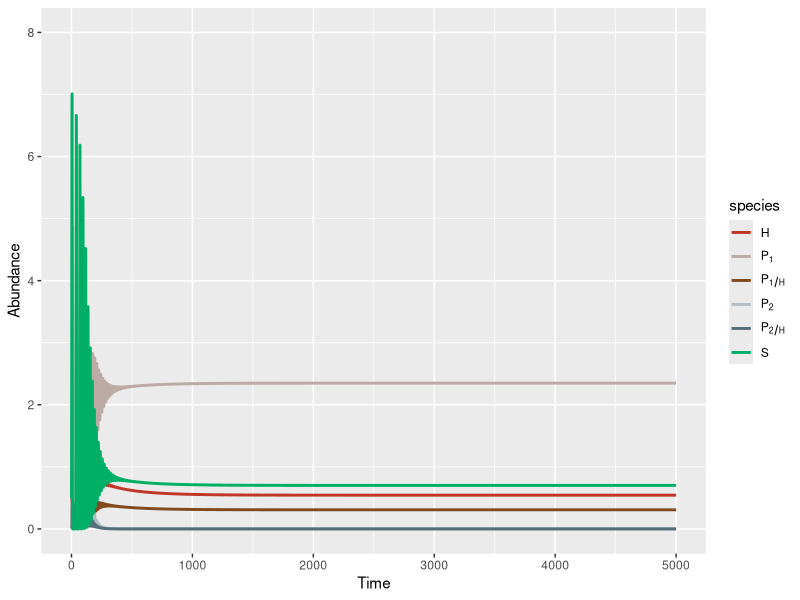
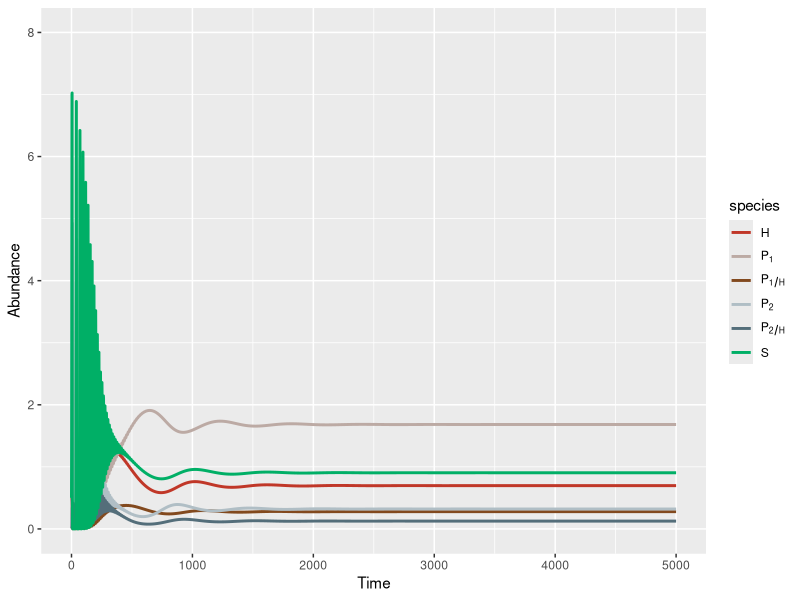
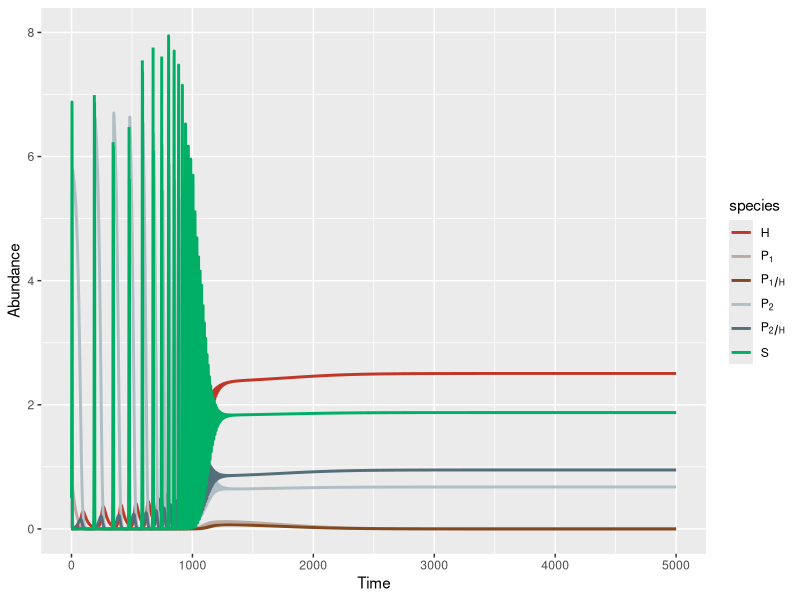
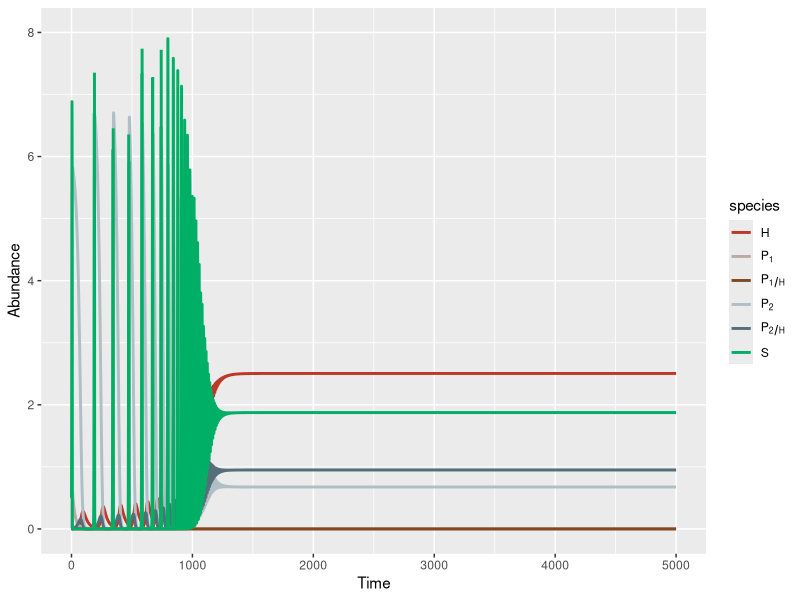

Recreate these plots in R, in order. (Note: this script raises an error after producing the figures.)
####LV model for project
library(deSolve)
library(tidyverse)
library(patchwork)

times <- seq(0, 5000, by = 0.1)

#state----
ini_High_H <- c(H = 0.5, P1H = 0, P2H = 0, P1 = 0.01, P2 = 0.01, S = 0.5) #ini_1 (P1win)
ini_Low_H <- c(H = 0.01, P1H = 0, P2H = 0, P1 = 0.01, P2 = 0.01, S = 0.5) #ini_2 (P2win)

#parms----
parms_E1H_E2H = 
  c(epsilon = 1,
    r = 1, K = 10,
    a1 = 0.35, a2 = 0.5, psi1 = 1, psi2 = 1, e1 = 0.5, e2 = 0.5,
    b1 = 0.2, b2 = 0.45, m1 = 0.03, m2 = 0.001, e1H = 0.5, e2H = 0.5,
    o1 = 0.8, o2 = 0.8, h1 = 1, h2 = 1, c1 = 0.9, c2 = 0.9, d = 0.03, DL = 0)
parms_EC_E2H = 
  c(epsilon = 1,
    r = 1, K = 10,
    a1 = 0.35, a2 = 0.5, psi1 = 1, psi2 = 1, e1 = 0.5, e2 = 0.5,
    b1 = 0.2, b2 = 0.45, m1 = 0.045, m2 = 0.001, e1H = 0.5, e2H = 0.5,
    o1 = 0.8, o2 = 0.8, h1 = 1, h2 = 1, c1 = 0.9, c2 = 0.9, d = 0.03, DL = 0)

#Time Series----
TimeSeries = function(times, state, parms){
  M2 <- function(times, state, parms) {
    with(as.list(c(state, parms)), {
      dH_dt = (h1 * o1 * P1H) + (h2 * o2 * P2H) - (c1 * b1 * P1 + c2 * b2 * P2) * H - (d * H)
      dP1H_dt = (b1 * P1 * H) + DL * (e1H * psi1 * a1 * P1H * S) - (o1 + m1) * P1H
      dP2H_dt = (b2 * P2 * H) + DL * (e2H * psi2 * a2 * P2H * S) - (o2 + m2) * P2H
      dP1_dt = (e1 * a1 * P1) * S - (b1 * P1) * H + (1 - DL) * (e1H * psi1 * a1 * P1H * S) - m1 * P1
      dP2_dt = (e2 * a2 * P2) * S - (b2 * P2) * H + (1 - DL) * (e2H * psi2 * a2 * P2H * S) - m2 * P2
      dS_dt = (r * S * (1-S/K) - (a1 * P1 + a2 * P2 + psi1 * a1 * P1H + psi2 * a2 * P2H) * S)
      return(list(c(dH_dt, dP1H_dt, dP2H_dt, dP1_dt, dP2_dt, dS_dt)))
    })
  }
  pop_size = ode(func = M2, times = times, y = state, parms = parms)
  pop_size %>%
    as.data.frame() %>%
    filter(time %% 1 == 0) %>%
    pivot_longer(cols = c("H", "P1H", "P2H", "P1", "P2", "S"),
                 names_to = "species", values_to = "biomass") %>%
    ggplot(mapping = aes(x = time, y = biomass, color = species)) +
    labs(x = "Time", y = "Abundance") +
    geom_line(lwd = 1) +
    scale_y_continuous(limits = c(0, 8))+
    scale_colour_manual(labels = c("H" = "H", "P1" = expression(P[1]), "P1H" = expression(P[1/H]), "P2" = expression(P[2]), "P2H" = expression(P[2/H]), "S" = "S"),
                        values = c("H" = "#C03728", "P1" = "#BCAAA4", "P1H" = "#82491E",
                                   "P2" = "#B0BEC5", "P2H" = "#546E7A", "S" = "#00AF66"))
}


#Combine the data-----
High_H_E1H_E2H = TimeSeries(times, ini_High_H, parms_E1H_E2H)
Low_H_E1H_E2H = TimeSeries(times, ini_Low_H, parms_E1H_E2H)
High_H_EC_E2H = TimeSeries(times, ini_High_H, parms_EC_E2H)
Low_H_EC_E2H = TimeSeries(times, ini_Low_H, parms_EC_E2H)

High_H_E1H_E2H$ASS = "E1H or E2H"
Low_H_E1H_E2H$ASS = "E1H or E2H"
High_H_EC_E2H$ASS = "EC or E2H"
Low_H_EC_E2H$ASS = "EC or E2H"

High_H_E1H_E2H$m1 = "Low m1"
Low_H_E1H_E2H$m1 = "Low m1"
High_H_EC_E2H$m1 = "High m1"
Low_H_EC_E2H$m1 = "High m1"

High_H_E1H_E2H$ini = "High initial value of H"
Low_H_E1H_E2H$ini = "Low initial value of H"
High_H_EC_E2H$ini = "High initial value of H"
Low_H_EC_E2H$ini = "Low initial value of H"

D = 
  do.call("rbind", list(High_H_E1H_E2H, Low_H_E1H_E2H, High_H_EC_E2H, Low_H_EC_E2H)) %>%
  ##or using bind_rows()
  pivot_longer(cols = c("H", "P1H", "P2H", "P1", "P2", "S"),
               names_to = "species", values_to = "biomass")

#D$m1 = factor(D$m1, levels = c("High m1", "Low m1"))
#D$ini = factor(D$ini, levels = c("High initial value of H", "Low initial value of H"))

TimePlot =
D %>%
  ggplot(data = D, mapping = aes(x = time, y = biomass, color = species))+
  geom_line(lwd = 0.8) +
  labs(x = "Time", y = "Abundance")+
  scale_y_continuous(limits = c(0, 8))+
  scale_colour_manual("Species", labels = c("H" = "H", "P1" = expression(P[1]), "P1H" = expression(P[1/H]), "P2" = expression(P[2]), "P2H" = expression(P[2/H]), "S" = "S"),
                      values = c("H" = "#C03728", "P1" = "#BCAAA4", "P1H" = "#82491E",
                                 "P2" = "#B0BEC5", "P2H" = "#546E7A", "S" = "#00AF66"))+
  facet_grid(ini ~ fct_rev(m1))

heatmap = heatmap + labs(tag = "(A)") + theme(plot.tag.position = c(0.05, 0.99))


TimePlot = TimePlot + labs(tag = "(B)") + theme(plot.tag.position = c(0, 0.99))

heatmap + plot_spacer() + TimePlot + 
  plot_layout(widths = c(5, 0.2, 8)) & 
  theme(plot.tag = element_text(size = 20, face = "bold"))

heatmap + plot_spacer() + TimePlot + plot_layout(widths = c(5, 1, 10))

ggsave("ESJ Heatmap and ASS time series.png", width = 30, height = 11.25, units = "cm", dpi = 800)
